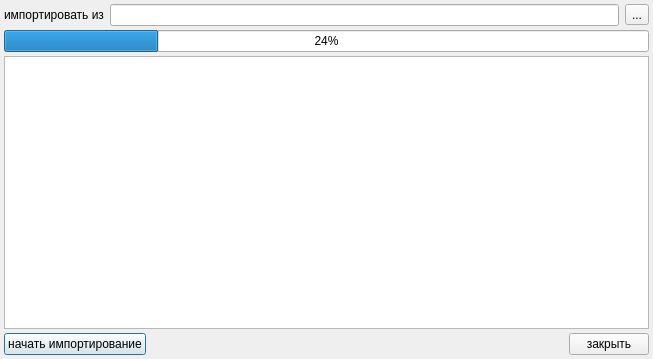
<?xml version="1.0" encoding="UTF-8"?>
<ui version="4.0">
 <class>Dialog</class>
 <widget class="QDialog" name="Dialog">
  <property name="geometry">
   <rect>
    <x>0</x>
    <y>0</y>
    <width>653</width>
    <height>359</height>
   </rect>
  </property>
  <property name="windowTitle">
   <string>Импорт реестров - Республика Адыгея</string>
  </property>
  <layout class="QGridLayout" name="gridLayout_2" rowstretch="0,0,0,0,0">
   <property name="margin">
    <number>4</number>
   </property>
   <property name="spacing">
    <number>4</number>
   </property>
   <item row="0" column="0">
    <layout class="QHBoxLayout">
     <property name="spacing">
      <number>6</number>
     </property>
     <property name="margin">
      <number>0</number>
     </property>
     <item>
      <widget class="QLabel" name="label">
       <property name="text">
        <string>импортировать из</string>
       </property>
      </widget>
     </item>
     <item>
      <widget class="QLineEdit" name="edtFileName"/>
     </item>
     <item>
      <widget class="QToolButton" name="btnSelectFile">
       <property name="text">
        <string>...</string>
       </property>
      </widget>
     </item>
    </layout>
   </item>
   <item row="4" column="0">
    <layout class="QHBoxLayout">
     <property name="spacing">
      <number>6</number>
     </property>
     <property name="margin">
      <number>0</number>
     </property>
     <item>
      <widget class="QPushButton" name="btnImport">
       <property name="text">
        <string>начать импортирование</string>
       </property>
      </widget>
     </item>
     <item>
      <spacer>
       <property name="orientation">
        <enum>Qt::Horizontal</enum>
       </property>
       <property name="sizeHint" stdset="0">
        <size>
         <width>40</width>
         <height>20</height>
        </size>
       </property>
      </spacer>
     </item>
     <item>
      <widget class="QPushButton" name="btnClose">
       <property name="text">
        <string>закрыть</string>
       </property>
      </widget>
     </item>
    </layout>
   </item>
   <item row="1" column="0">
    <widget class="CProgressBar" name="progressBar">
     <property name="value">
      <number>24</number>
     </property>
     <property name="orientation">
      <enum>Qt::Horizontal</enum>
     </property>
    </widget>
   </item>
   <item row="2" column="0">
    <widget class="QTextBrowser" name="log"/>
   </item>
  </layout>
 </widget>
 <customwidgets>
  <customwidget>
   <class>CProgressBar</class>
   <extends>QProgressBar</extends>
   <header>library/ProgressBar.h</header>
  </customwidget>
 </customwidgets>
 <resources/>
 <connections/>
</ui>
